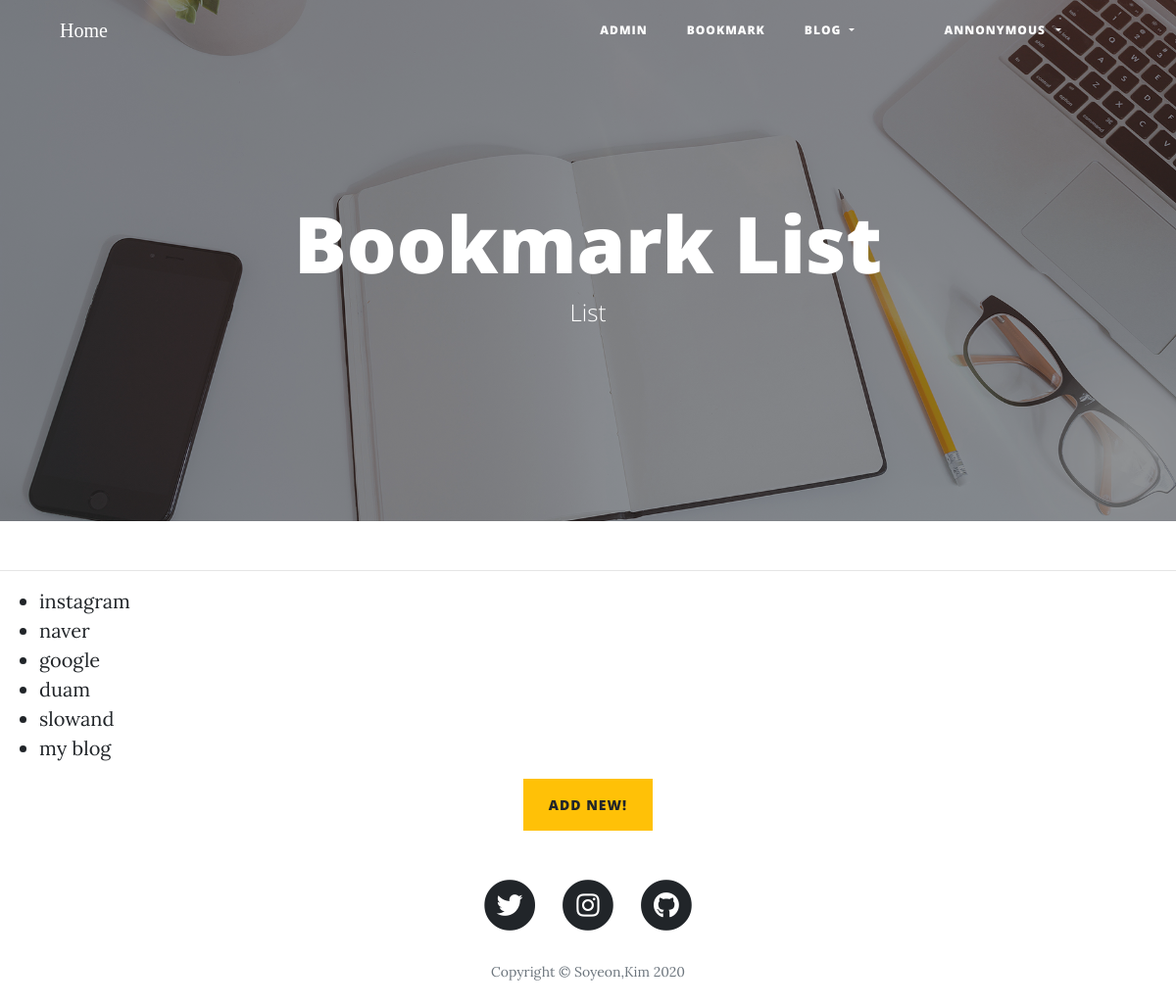
Screenshot of /bookmark/ with the database file from the repository.
### bookmark/models.py (models this page shows)
class Bookmark(models.Model):
    title = models.CharField('TITLE', max_length=100, blank=True)
    url = models.URLField('URL', unique=True)
    description = models.CharField('DESCRIPTION', max_length=200, blank=True)
    scope = models.CharField('SCOPE', max_length=5, blank=True)
    owner = models.ForeignKey(User, on_delete=models.CASCADE, blank=True, null=True)
    def __str__(self):
        return self.title

### bookmark/views.py (the view)
# urls.py: path('', views.BookmarkLV.as_view(), name='index'),
class BookmarkLV(ListView):
    model = Bookmark

### bookmark/templates/bookmark/bookmark_list.html (shortened to what this page needs)
{% extends 'base.html' %}
{%load static%}
{% block header %}
  <header class="masthead" style="background-image: url('{% static 'img/home-bg.jpg'%}'">
    <div class="overlay"></div>
    <div class="container">
      <div class="row">
        <div class="col-lg-8 col-md-10 mx-auto">
          <div class="site-heading">
            <h1>Bookmark List</h1>
            <span class="subheading">List</span>
          </div>
        </div>
      </div>
    </div>
  </header>
{% endblock %}
{% block content %}
    <ul>
        {% for bookmark in object_list %}
            <li><a href="{% url 'bookmark:detail' bookmark.id %}">{{ bookmark }}</a></li>
        {% endfor %}
    </ul>
<center>
<a href="{% url 'bookmark:add'%}" class="btn btn-warning btn-sm float-center" role="button" aria-pressed="true">Add new!</a>
</center>
{% endblock %}

### rows the page displays
Bookmark: title "instagram"
Bookmark: title "naver"
Bookmark: title "google"
Bookmark: title "duam"
Bookmark: title "slowand"
Bookmark: title "my blog"
